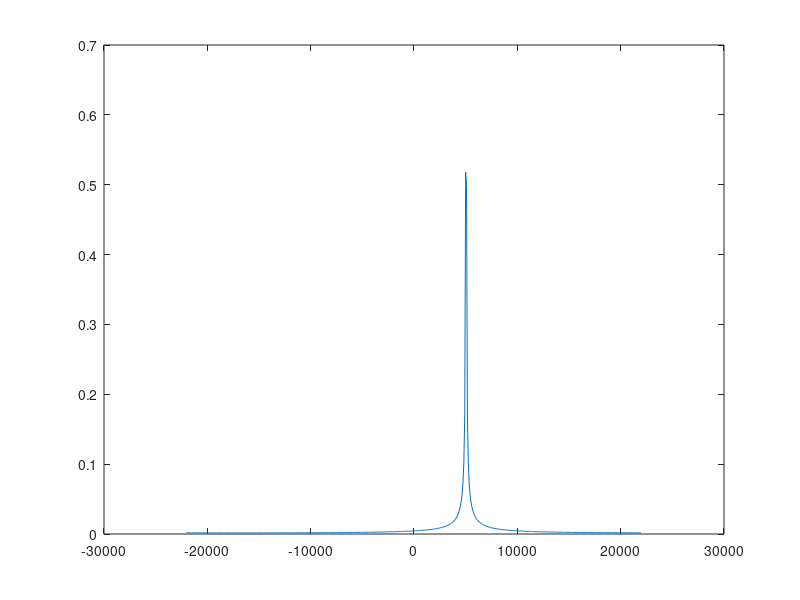

Recreate this plot in MATLAB.
fc = 44100;
sinc = 1/fc;
dur = 0.1;
t = [-dur/2:sinc:dur/2-sinc];

winsize = 512;
binsize = fc/winsize;

freq = 5038;
amp = 0.8;

x = amp*exp(i*2*pi*freq*t);

F = [-fc/2:binsize:(fc/2-binsize)];

xsize = size(x,2);

x1 = x((xsize/2-winsize/2):(xsize/2+winsize/2)-1);
t1 = t((xsize/2-winsize/2):(xsize/2+winsize/2)-1);

Y = zeros(1, winsize);

for k = 1:winsize
	anal = exp(-i*2*pi*F(k)*t1);
	Y(k) = sum(x1.*anal);
end

plot(F, abs(Y)/winsize)
